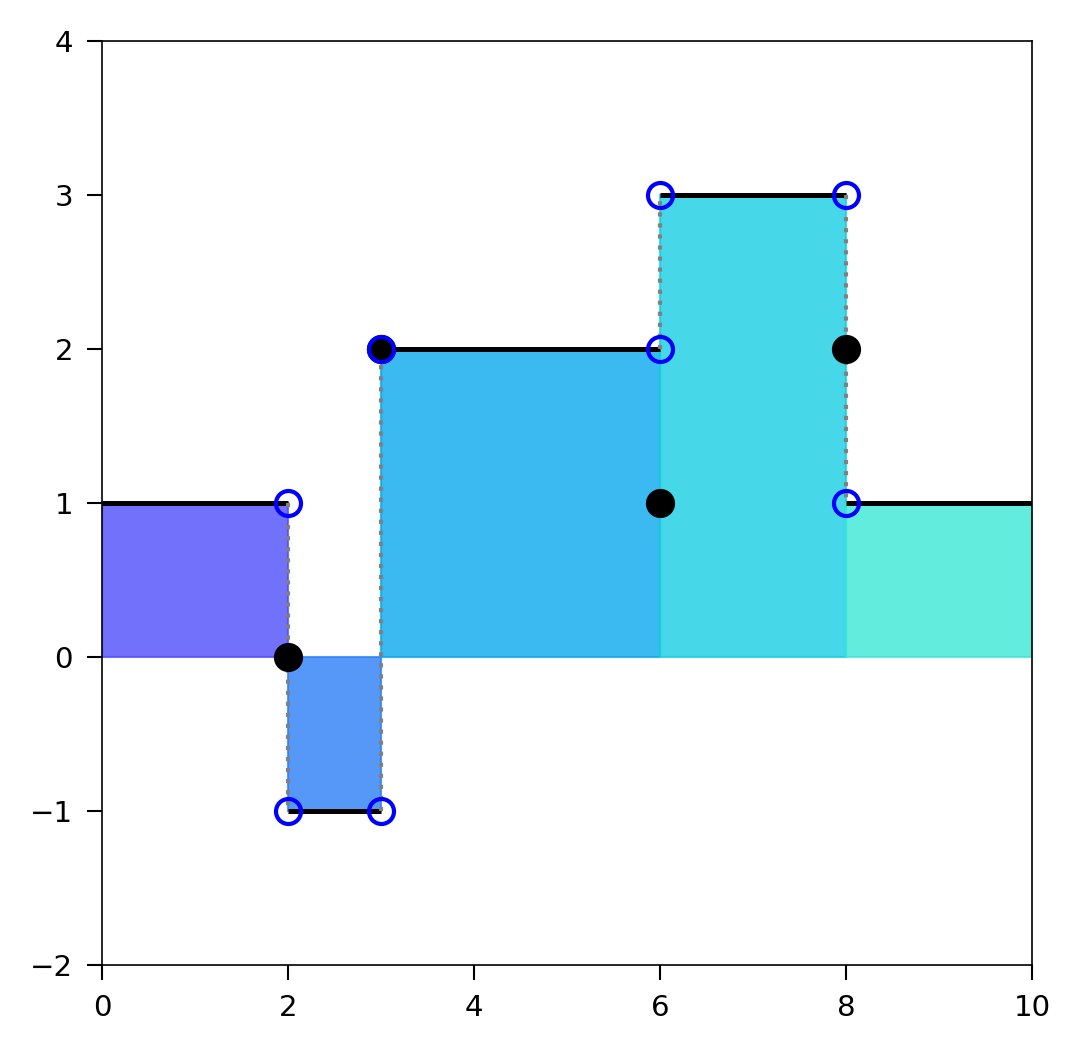

Write Python code to recreate this figure.
import matplotlib.pyplot as plt
import matplotlib.patches as patches
import matplotlib.cm as cm
import numpy as np
import numpy.random as rand
# Added Filling
rand.seed(19)

fig, ax = plt.subplots(nrows=1, 
                       ncols=1,
                       subplot_kw={'xlim':(0,10), 'ylim':(-2,4)},
                       figsize=(4, 4),
                       dpi=300)

points = np.array([0, 2, 3, 6, 8, 10])
noPoints = len(points)
heights = np.random.randint(-1, 4, size=noPoints)

# Plot lines between adjecent points in 'points' at varying heights
for x in range(len(points) - 1):
    ax.hlines(heights[x], 
              points[x], 
              points[x+1], 
              linewidth=1.2, 
              linestyle='-', 
              color='k')
    # Draw rectangle patches under those lines
    rect = patches.Rectangle((points[x], 0),
                             (points[x+1] - points[x]),
                             heights[x],
                             color=cm.rainbow(x/15 + 0.1),
                             alpha=0.8)
    ax.add_patch(rect)

## Draw rectangle patches under the lines but coloured over integer steps
#for y in range(10):
#    for x in range(len(points)):
#        if y >= points[x]:
#            continue
#        rect = patches.Rectangle((y, 0),
#                                 1,
#                                 heights[x-1],
#                                 color=cm.spring(y/10),
#                                 alpha=0.3)
#        ax.add_patch(rect)
#        break

# Dotted horizontal lines at the jumps
for i, x in enumerate(points[1:-1]):
    ax.vlines(x, heights[i], heights[i+1], linewidth=1,
              linestyle=':', color='grey')

# Also add a random point for the value of the funtion at x
atx = rand.randint(5, size=(noPoints-2))
ax.plot(points[1:-1], atx, 'ko', fillstyle='full')
ax.plot(points[1:-1], heights[1:-1], 'bo', fillstyle='none') 
ax.plot(points[1:-1], heights[:-2], 'bo', fillstyle='none') 

#plt.show()
plt.savefig('StepFilled3.png')
